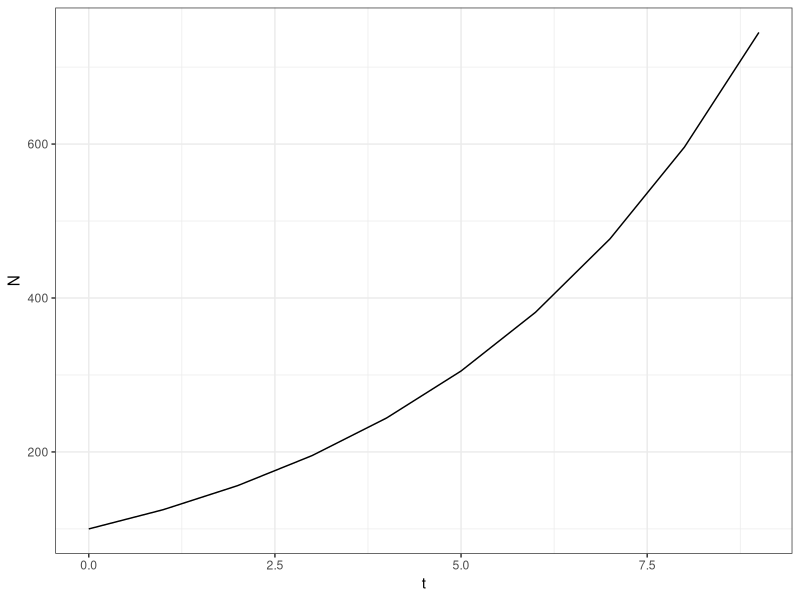
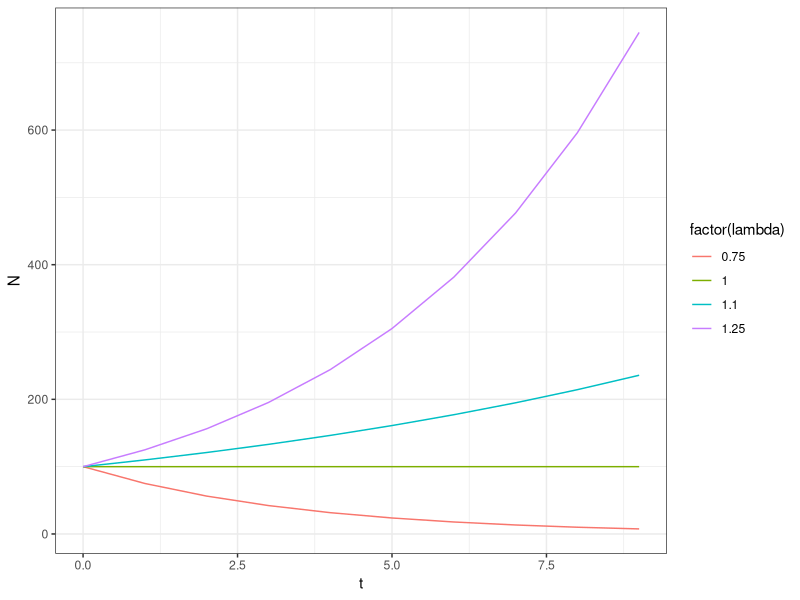
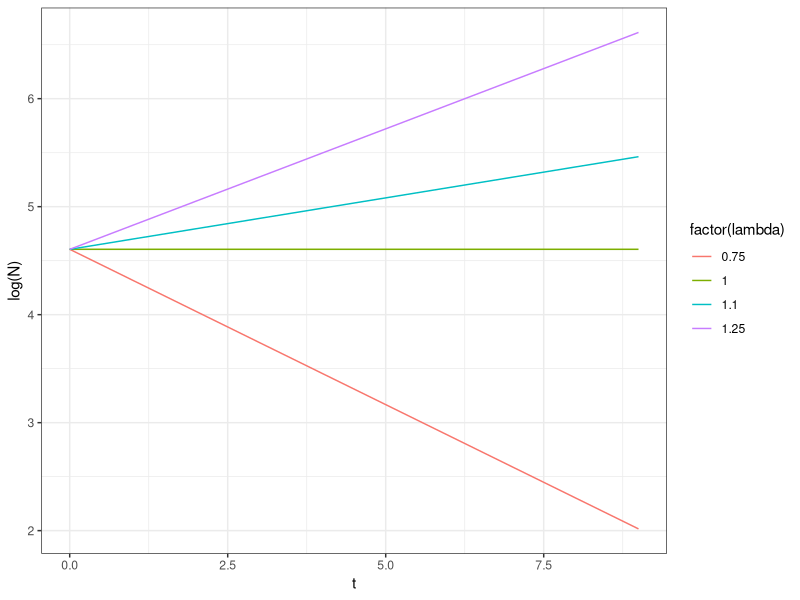
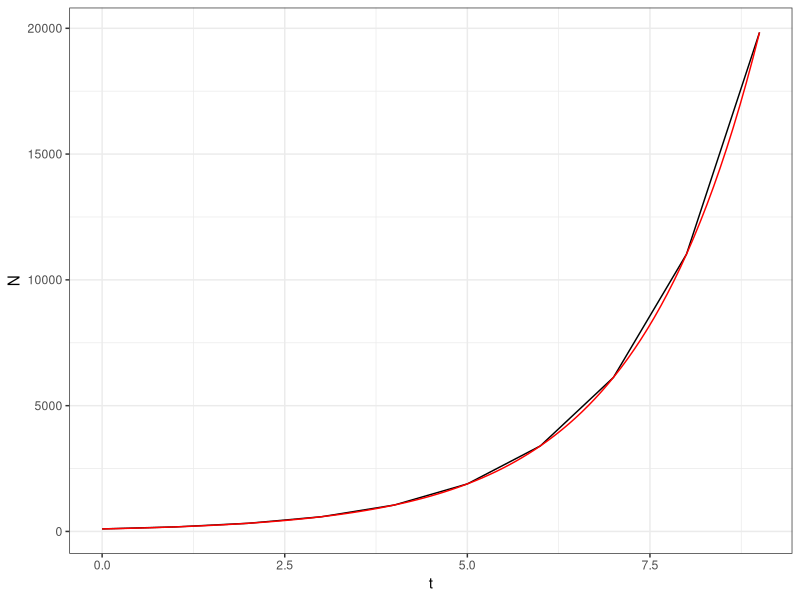
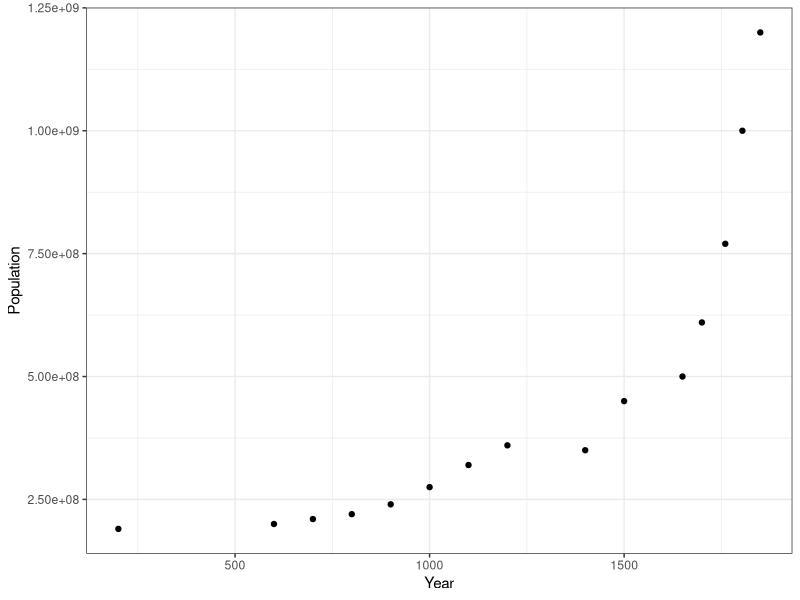
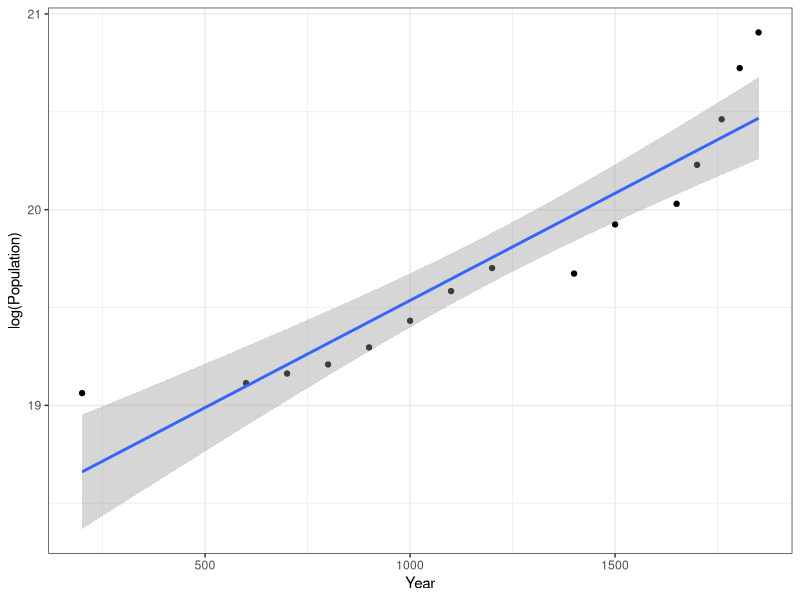
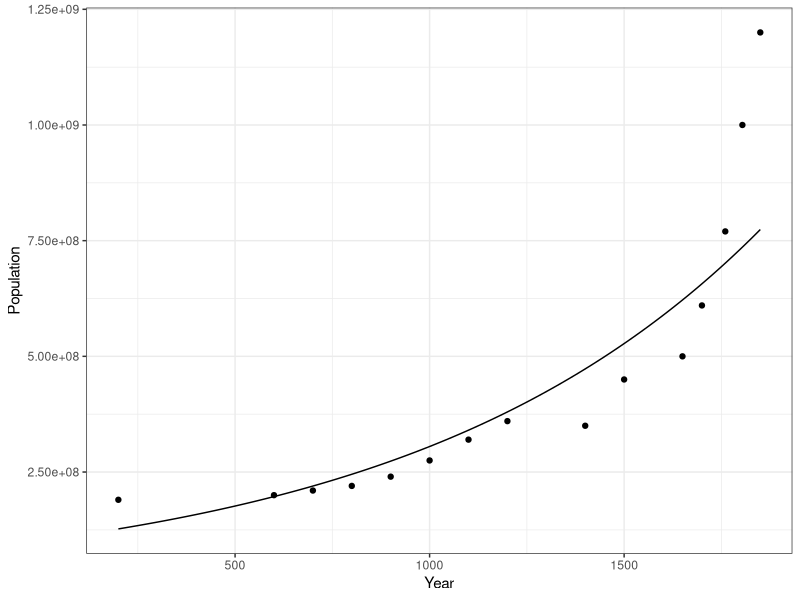
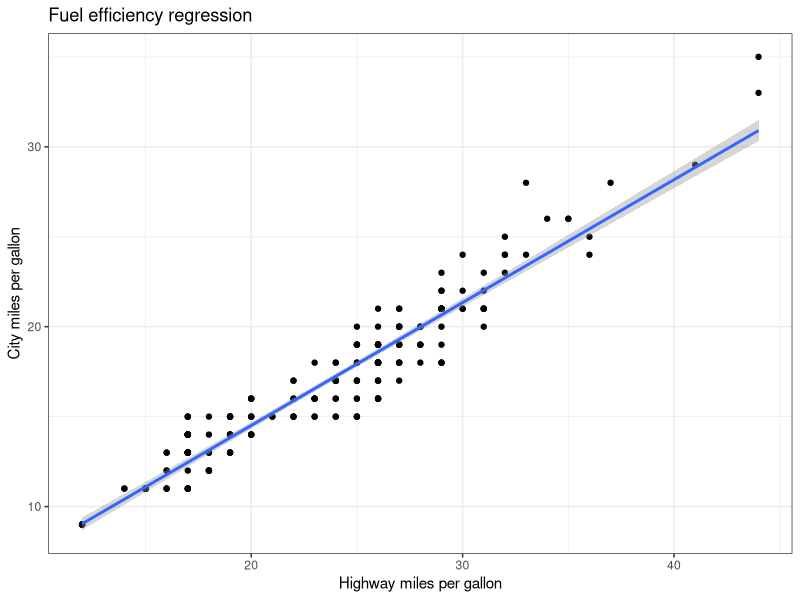

The R script that drew these images, in order:
library(tidyverse)
theme_set(theme_bw())
Rm<-0.25
lambda<-1+Rm
N0<-100
Population<-data.frame(t=0:9,N=NA)
Population
Population$N[1]<-N0
for(i in 2:10) {
  Population$N[i]<-Population$N[i-1]*lambda
}
View(Population)
# Same answer in one step
Population$N<-N0*lambda^Population$t
ggplot(Population, aes(x=t,y=N))+
  geom_line()
# Different values of lambda
Rm<-c(-0.25,0,0.1,0.25)
lambda<-1+Rm
lambda

Population<-expand.grid(t=0:9,
                        lambda=lambda)
Population$N<-N0*Population$lambda^Population$t

view(Population)
ggplot(Population,aes(x=t,
                      y=N,
                      color=factor(lambda)))+
  geom_line()

### 

ggplot(Population,aes(x=t,
                      y=log(N),
                      color=factor(lambda)))+
  geom_line()

# Exponential vs. continuous

Rm<-0.1
lambda<-1+Rm
lambda
# instantaneous rate rm
rm<-log(lambda)
rm
N0
Population<-data.frame(t=0:9)
Population$N<-N0*exp(rm*Population$t)
View(Population)

Rm<-exp(rm)-1

#Plot of continuous vs. discrete

N0<-100
lambda<-1.8
rm<-log(lambda)
Population<-data.frame(t=0:9)
Population$N<-N0*lambda^(Population$t)
ggplot(Population,
       aes(x=t,y=N))+
  geom_line()+
  geom_function(fun = function(x) N0*exp(rm*x), colour = "red")
# Units of rm

rm_per_day<-0.001 # per day
rm_per_year<-rm_per_day*365
rm_per_year

library(tidyverse)
humans<-read_csv("HumanPopulation.csv") %>%
  filter(Year <1900)   
ggplot(humans,aes(x=Year,y=Population))+
  geom_point()

ggplot(humans,aes(x=Year,y=log(Population)))+
  geom_point()+
  stat_smooth(method="lm")

#do linear regression
humans.lm<-lm(log(Population)~Year,data=humans)
summary(humans.lm)
coef(humans.lm)
#y=intercept + slope* x
#y=log(N)
#x=t
#slope=rm
#log(N0)=intercept
#N0=exp(intercept)
rm<-coef(humans.lm)[2]
rm
N0<-exp(coef(humans.lm)[1])
N0
#plot
ggplot(humans,aes(x=Year))+
  geom_point(aes(y=Population))+
  geom_function(fun=~N0*exp(rm*.x)) 
#lambda
lambda=exp(rm)
lambda


# Linear Regression estimation
library(tidyverse)
ggplot(mpg,aes(x=hwy,y=cty))+
  geom_point()+
  stat_smooth(method="lm")+
  labs(x="Highway miles per gallon",y="City miles per gallon",
       title="Fuel efficiency regression")
cars.lm<-lm(cty~hwy,data=mpg)
coef(cars.lm)

RegressionSS<-function(par,x,y) {
  a<-par["a"]
  b<-par["b"]
  y_hat<-a+b*x
  SS<-sum((y-y_hat)^2)
  return(SS)
}
fit<-optim(par=c(a=0,b=1),
           fn=RegressionSS,
           x=mpg$hwy,
           y=mpg$cty)
fit
